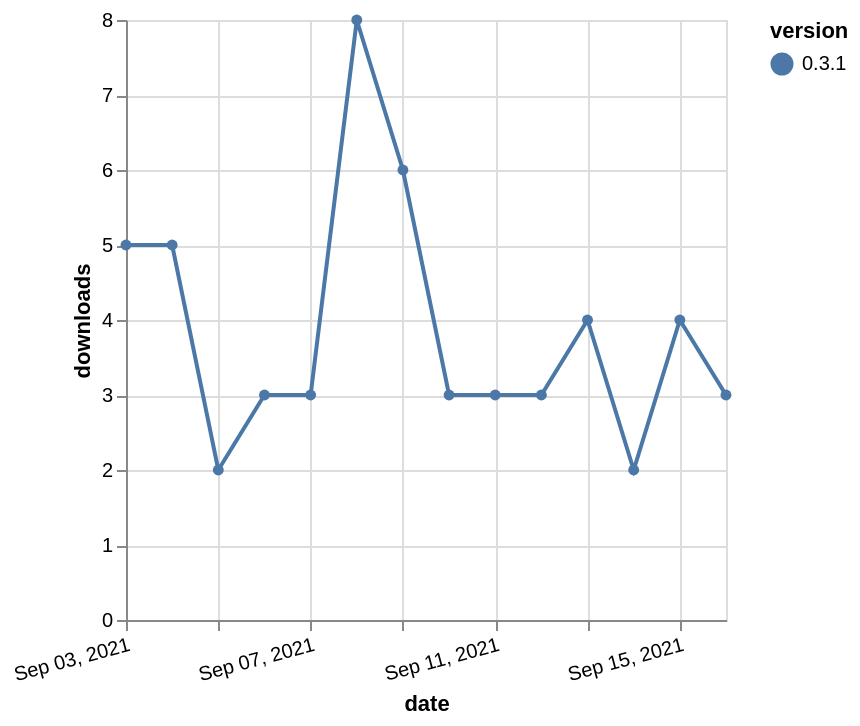

Specify this chart in Vega-Lite:
### Vega-Lite specification from a JSON file in a GitHub repository (floating-point values rounded to 4 significant figures)
{"$schema": "https://vega.github.io/schema/vega-lite/v5.json", "description": "A simple bar chart with embedded data.", "data": {"values": [{"date": "2021-09-03", "total": 24460, "delta": 5, "version": "0.3.1"}, {"date": "2021-09-04", "total": 24465, "delta": 5, "version": "0.3.1"}, {"date": "2021-09-05", "total": 24467, "delta": 2, "version": "0.3.1"}, {"date": "2021-09-06", "total": 24470, "delta": 3, "version": "0.3.1"}, {"date": "2021-09-07", "total": 24473, "delta": 3, "version": "0.3.1"}, {"date": "2021-09-08", "total": 24481, "delta": 8, "version": "0.3.1"}, {"date": "2021-09-09", "total": 24487, "delta": 6, "version": "0.3.1"}, {"date": "2021-09-10", "total": 24490, "delta": 3, "version": "0.3.1"}, {"date": "2021-09-11", "total": 24493, "delta": 3, "version": "0.3.1"}, {"date": "2021-09-12", "total": 24496, "delta": 3, "version": "0.3.1"}, {"date": "2021-09-13", "total": 24500, "delta": 4, "version": "0.3.1"}, {"date": "2021-09-14", "total": 24502, "delta": 2, "version": "0.3.1"}, {"date": "2021-09-15", "total": 24506, "delta": 4, "version": "0.3.1"}, {"date": "2021-09-16", "total": 24509, "delta": 3, "version": "0.3.1"}]}, "width": "container", "mark": {"type": "line", "point": {"filled": true}}, "encoding": {"x": {"field": "date", "type": "temporal", "timeUnit": "yearmonthdate", "title": "date", "axis": {"labelAngle": -15}}, "y": {"field": "delta", "type": "quantitative", "title": "downloads"}, "color": {"field": "version", "type": "nominal"}, "tooltip": {"field": "delta"}}}
